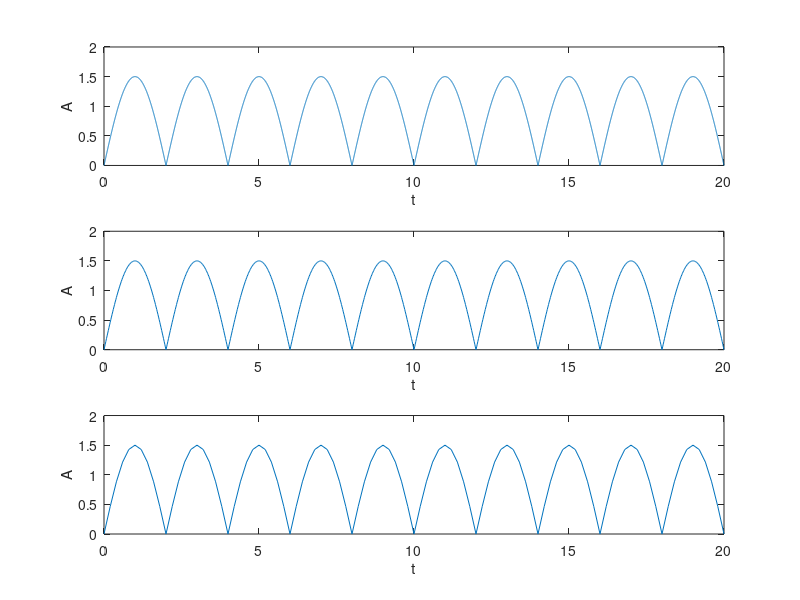

The MATLAB script that drew this image:
T = 20;
T0 = 4;
F0 = 1 / T0;

%rezolutiile temporale
t1 = 0:0.002:T;
t2 = 0:0.02:T;
t3 = 0:0.2:T;

% generare semnale
y1 = 1.5 * sin(2 * pi * F0 * t1);
y2 = 1.5 * sin(2 * pi * F0 * t2);
y3 = 1.5 * sin(2 * pi * F0 * t3);

% redresare semnale
y1 = abs(y1);
y2 = abs(y2);
y3 = abs(y3);

% afisare
figure(1);
    subplot(3,1,1);
        plot(t1,y1),ylabel('A'),xlabel('t');
    subplot(3,1,2);
        plot(t2,y2),ylabel('A'),xlabel('t');
    subplot(3,1,3);
        plot(t3,y3),ylabel('A'),xlabel('t');
